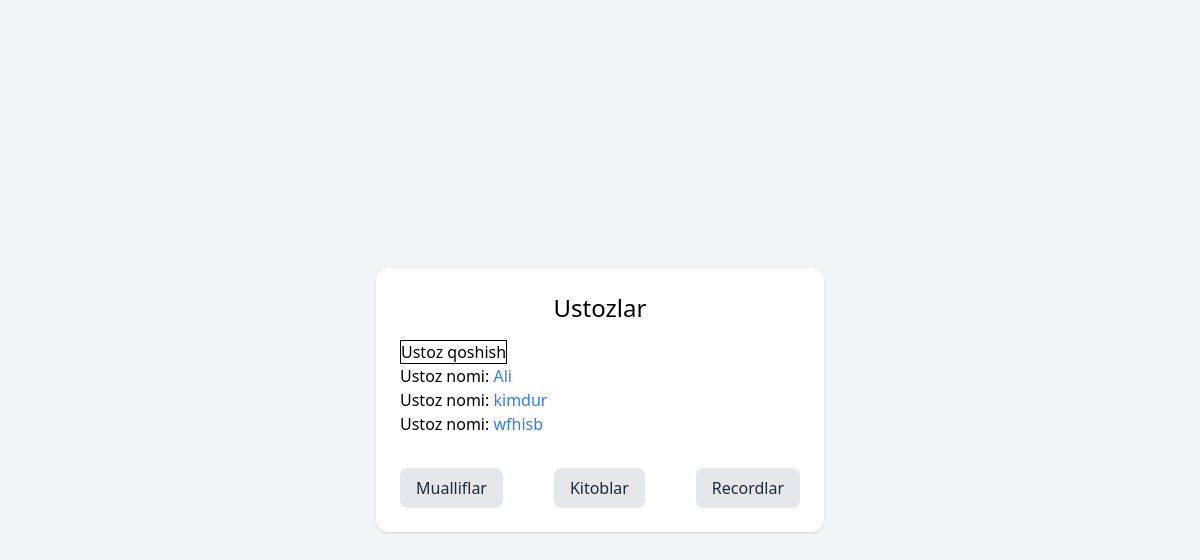
/ustoz/, run on the app's committed database.
### Universitet/models.py (models this page shows, shortened)
class Ustoz(models.Model):
    char=models.CharField
    num=models.BigIntegerField
    forign=models.ForeignKey
    name=char(max_length=50)
    age=num()
    jins=char(
        max_length=100,
        choices=[
            ('Erkak','Erkak'),
            ('Ayol','Ayol')
            ]
    )
    daraja=char(
        choices=[
            ('Bakalavr','Bakalavr'),
            ('Magistr','Magistr')
        ]
    )
    fan=forign(
        Fan,
        on_delete=models.CASCADE
    )

### Universitet/views.py (the view)
# urls.py: path('ustoz/',ustoz),
def ustoz(request):
    ustoz=Ustoz.objects.all()
    fan=Fan.objects.all()
    context={
        'ustoz':ustoz,
        'fan':fan
    }
    return render(request,'ustoz.html',context)

### template/ustoz.html (shortened to what this page needs)
<!DOCTYPE html>
<html lang="en">
<head>
    <script src="https://cdn.jsdelivr.net/npm/@tailwindcss/browser@4"></script>
</head>
<body class="bg-gray-100 min-h-screen flex justify-center items-center">
<div class="bg-white p-6 rounded-xl shadow w-full max-w-md">
    <h1 class="text-2xl text-center mb-4">Ustozlar</h1>
    <div>
        <a href="/qoshish/ustoz/" class="border">Ustoz qoshish</a>
    </div>
    {% for u in ustoz %}
    <p>
        <a href="/talaba/{{ u.id }}" class="text-black">
           Ustoz nomi: <span class="text-blue-500"> {{ u.name }}</span>
        </a>
    </p>
    {% endfor %}
    <div class="mt-8 flex justify-between">
            <a href="/"
               class="px-4 py-2 rounded-lg bg-gray-200 text-gray-800 hover:bg-gray-300 transition">
                Mualliflar
            </a>
            <a href="/kitoblar"
               class="px-4 py-2 rounded-lg bg-gray-200 text-gray-800 hover:bg-gray-300 transition">
                Kitoblar
            </a>
            <a href="/record"
               class="px-4 py-2 rounded-lg bg-gray-200 text-gray-800 hover:bg-gray-300 transition">
                Recordlar
            </a>
        </div>
</div>
</body>
</html>

### data on the page
Ustoz: name "Ali"
Ustoz: name "kimdur"
Ustoz: name "wfhisb"
